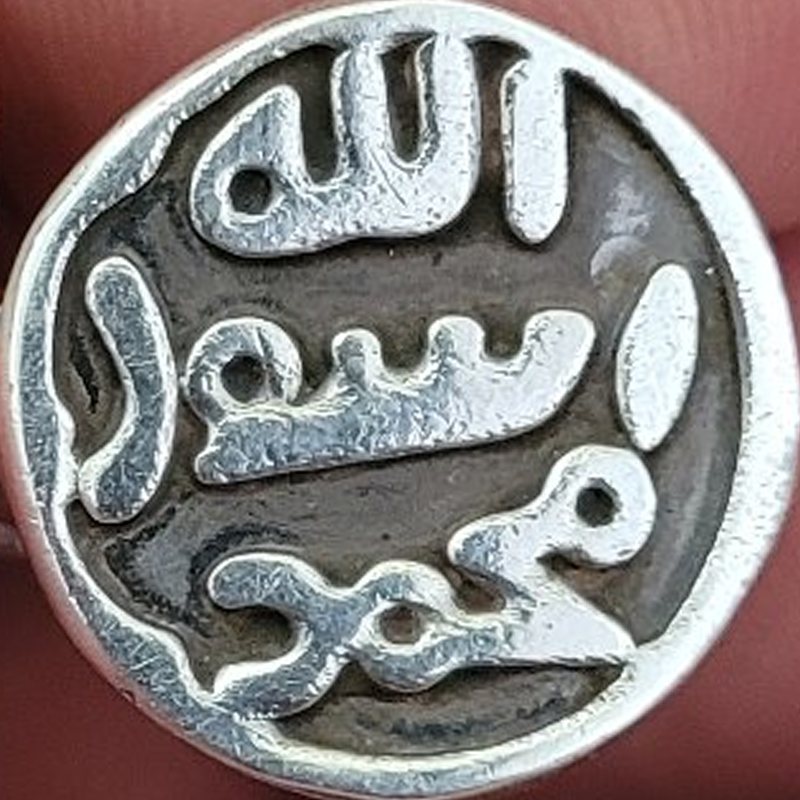
#> input picture extracted/face-crop.png, 800 x 800 px
$ python inscription.py
#> lines starting #> are read from the running program, lines starting #| are printed output that depends on the picture; after the words box and inside, x2 and y2 are one past the last pixel; in counts of white or black regions, pixels touching at a corner belong together
# /// script
# requires-python = ">=3.11,<3.13"
# dependencies = ["opencv-python-headless", "numpy", "shapely"]
# ///
"""The seal inscription, redrawn as even-width strokes, written out for Blender.

Coordinates are on a 1000 x 1000 square inscribed in the bezel's outer edge,
y down, laid over the rectified photo `extracted/face-crop.png`. Every letter
is a centreline swept with a round pen, so stroke width, terminals and joins
are uniform. That keeps every section castable: no hairlines, no pinholes.

Outputs in `extracted/`:
  face-inscription.json  letter and back-pocket outlines in mm, read by `build_ring.py`
  face-inscription.svg   the same outlines, for any vector tool
  face-overlay.png       outlines over the photo, to check the drawing
"""

import json
from pathlib import Path

import numpy as np
from shapely.geometry import LineString, MultiPolygon, Point, Polygon
from shapely.ops import unary_union

ROOT = Path(__file__).resolve().parent.parent
SIZE = 1000
CENTRE = (500, 500)
FACE_MM = 17.0

PEN = 72
FIELD_R = 432
LAYOUT_SCALE = 0.86
COUNTER_R = 28
POCKET_INSET_MM = 0.3
POCKET_MIN_HALF_MM = 0.25


def fit(p):
    """Pull a drawing point towards the centre so the inscription clears the rim."""
    return (CENTRE[0] + (p[0] - CENTRE[0]) * LAYOUT_SCALE, CENTRE[1] + (p[1] - CENTRE[1]) * LAYOUT_SCALE)


def smooth(pts, samples=10):
    """Open Catmull-Rom through the points, so a stroke bends instead of kinking."""
    p = np.asarray([pts[0], *pts, pts[-1]], dtype=float)
    out = []
    for i in range(1, len(p) - 2):
        p0, p1, p2, p3 = p[i - 1], p[i], p[i + 1], p[i + 2]
        for t in np.linspace(0, 1, samples, endpoint=False):
            out.append(
                0.5
                * (2 * p1 + (-p0 + p2) * t + (2 * p0 - 5 * p1 + 4 * p2 - p3) * t * t + (-p0 + 3 * p1 - 3 * p2 + p3) * t**3)
            )
    out.append(p[-2])
    return [tuple(q) for q in out]


def stroke(*pts, w=PEN):
    line = smooth(pts) if len(pts) > 2 else list(pts)
    return LineString([fit(p) for p in line]).buffer(w / 2, quad_segs=24)


def blob(c, r):
    return Point(fit(c)).buffer(r, quad_segs=32)


def loop(c, r):
    """Disc of a looped letter; its counter is cut once the word is assembled."""
    return blob(c, r)


def word(parts, counters):
    shape = unary_union(parts)
    for c in counters:
        shape = shape.difference(blob(c, COUNTER_R))
    return shape


def word_allah():
    alif = stroke((672, 96), (668, 282))
    lam1 = stroke((430, 84), (432, 254))
    lam2 = stroke((536, 74), (542, 254))
    base = stroke((300, 274), (450, 272), (550, 260))
    ha = loop((308, 222), 68)
    hook = stroke((292, 168), (322, 140), (358, 128))
    return [alif, word([lam1, lam2, base, ha, hook], [(308, 222)])]


def word_rasul():
    ra = stroke((826, 362), (818, 488), w=80)
    lam = stroke((152, 344), (168, 420), (162, 520), (148, 616))
    base = stroke((278, 566), (480, 542), (690, 496))
    teeth = [stroke((450, 534), (448, 436)), stroke((566, 514), (564, 424))]
    sad = stroke((668, 494), (700, 426), (716, 420), w=86)
    waw = loop((304, 472), 64)
    return [ra, lam, word([base, *teeth, sad, waw], [(304, 472)])]


def word_muhammad():
    mim1 = loop((736, 652), 68)
    neck = stroke((686, 690), (620, 718))
    ha_diag = stroke((616, 724), (690, 766), (762, 808))
    ha_base = stroke((584, 818), (680, 820), (768, 814))
    mim2 = loop((505, 776), 60)
    dal = stroke((268, 694), (300, 708), (372, 710), (452, 742))
    tail = stroke((456, 816), (380, 838), (300, 850), (266, 840))
    return [word([mim1, neck, ha_diag, ha_base, mim2, dal, tail], [(736, 652), (505, 776)])]


def letters() -> MultiPolygon:
    shapes = unary_union(word_allah() + word_rasul() + word_muhammad())
    polys = shapes.geoms if isinstance(shapes, MultiPolygon) else [shapes]
    # Where strokes cross they can trap slivers smaller than a counter: fill them,
    # they would only trap investment in the casting.
    min_hole = 0.8 * np.pi * COUNTER_R**2
    clean = [Polygon(p.exterior, [h for h in p.interiors if Polygon(h).area > min_hole]) for p in polys]
    return MultiPolygon(clean)


def to_mm(x: float, y: float) -> tuple[float, float]:
    return ((x - CENTRE[0]) / SIZE * FACE_MM, -(y - CENTRE[1]) / SIZE * FACE_MM)


def polygons_json(shapes: MultiPolygon, tolerance: float = 0.6) -> list[dict]:
    out = []
    for poly in shapes.geoms:
        poly = poly.simplify(tolerance)
        out.append(
            {
                "outline": [to_mm(x, y) for x, y in list(poly.exterior.coords)[:-1]],
                "holes": [[to_mm(x, y) for x, y in list(h.coords)[:-1]] for h in poly.interiors],
            }
        )
    return out


def svg(shapes: MultiPolygon) -> str:
    def path(coords):
        return "M" + " L".join(f"{x:.1f},{y:.1f}" for x, y in coords) + " Z"

    body = [
        f'<circle cx="{CENTRE[0]}" cy="{CENTRE[1]}" r="{SIZE / 2}" fill="none" stroke="black"/>',
        f'<circle cx="{CENTRE[0]}" cy="{CENTRE[1]}" r="{FIELD_R}" fill="none" stroke="black"/>',
    ]
    for p in shapes.geoms:
        d = " ".join(path(r.coords) for r in [p.exterior, *p.interiors])
        body.append(f'<path d="{d}" fill-rule="evenodd"/>')
    return (
        f'<svg xmlns="http://www.w3.org/2000/svg" width="{SIZE}" height="{SIZE}" '
        f'viewBox="0 0 {SIZE} {SIZE}">\n' + "\n".join(body) + "\n</svg>\n"
    )


def overlay(shapes: MultiPolygon, path: Path) -> None:
    import cv2

    img = cv2.resize(cv2.imread(str(ROOT / "extracted" / "face-crop.png")), (SIZE, SIZE))
    paint = img.copy()
    for p in shapes.geoms:
        cv2.fillPoly(paint, [np.asarray(r.coords, np.int32) for r in [p.exterior, *p.interiors]], (0, 200, 255))
    cv2.circle(paint, CENTRE, FIELD_R, (255, 0, 255), 3)
    cv2.imwrite(str(path), cv2.addWeighted(img, 0.45, paint, 0.55, 0))


def main() -> None:
    out = ROOT / "extracted"
    shapes = letters()
    # The back of the face plate is pocketed under each letter so the plate is one
    # thickness throughout. The inset keeps a wall round each pocket.
    inset = POCKET_INSET_MM / FACE_MM * SIZE
    # Opening drops any sliver narrower than 2 * POCKET_MIN_HALF_MM: it would not
    # fill with investment and would self-intersect when its edges are rounded.
    half = POCKET_MIN_HALF_MM / FACE_MM * SIZE
    pockets = shapes.buffer(-inset - half, quad_segs=16).buffer(half, quad_segs=16)
    pockets = pockets if isinstance(pockets, MultiPolygon) else MultiPolygon([pockets])
    pockets = MultiPolygon([p for p in pockets.geoms if p.area > (2 * inset) ** 2])
    data = {
        "face_mm": FACE_MM,
        "field_radius_mm": FIELD_R / SIZE * FACE_MM,
        "letters": polygons_json(shapes),
        "pockets": polygons_json(pockets),
    }
    (out / "face-inscription.json").write_text(json.dumps(data, indent=1))
    (out / "face-inscription.svg").write_text(svg(shapes))
    overlay(shapes, out / "face-overlay.png")
#> after the loop in overlay, `for p in shapes.geoms:`:
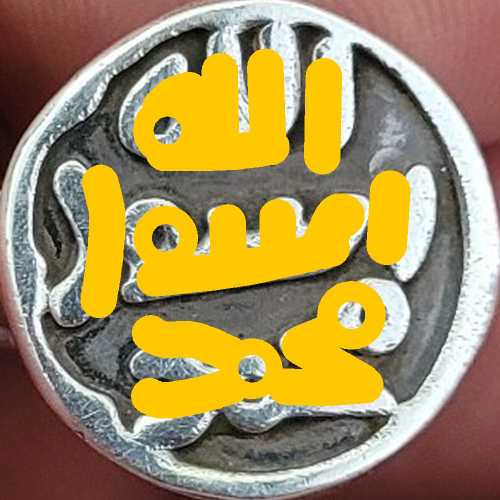
#> paint: shape (1000, 1000, 3) (shown at 1/2 size); mean B, G, R 90.6, 139.6, 161.6
#> in overlay, `cv2.circle(paint, CENTRE, FIELD_R, (255, 0, 255), 3)`:
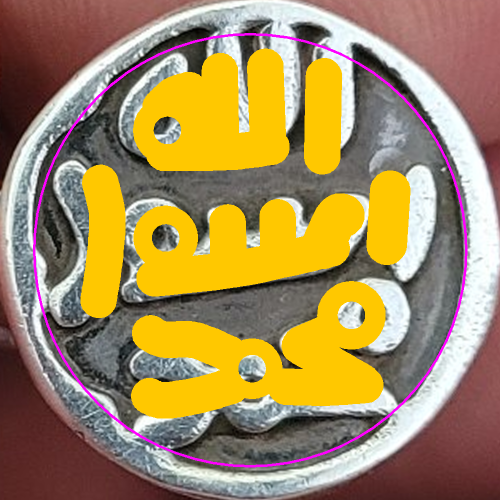
#> paint: shape (1000, 1000, 3) (shown at 1/2 size); 1.34% of pixels changed, all inside (x1, y1, x2, y2) = (66, 66, 935, 935)
#> in overlay, `cv2.imwrite(str(path), cv2.addWeighted(img, 0.45, paint, 0.55, 0))`:
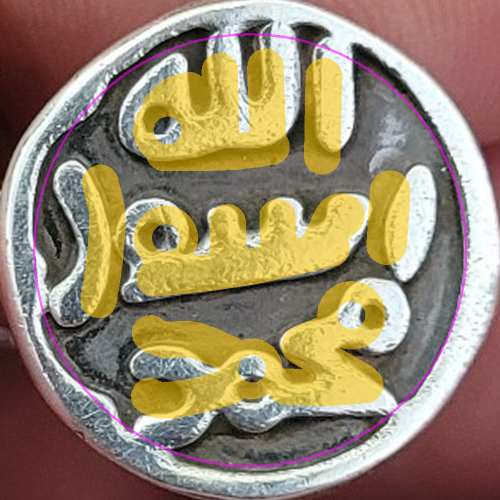
#> saved as face-overlay.png: shape (1000, 1000, 3) (shown at 1/2 size); mean B, G, R 108.3, 133.8, 150.9
    pen_mm = PEN / SIZE * FACE_MM
    print(f"{len(shapes.geoms)} letter shapes, pen {pen_mm:.2f} mm, counters {2 * COUNTER_R / SIZE * FACE_MM:.2f} mm")


if __name__ == "__main__":
    main()

$ run again, with extracted/01-band-front-overlap.png copied over extracted/face-crop.png
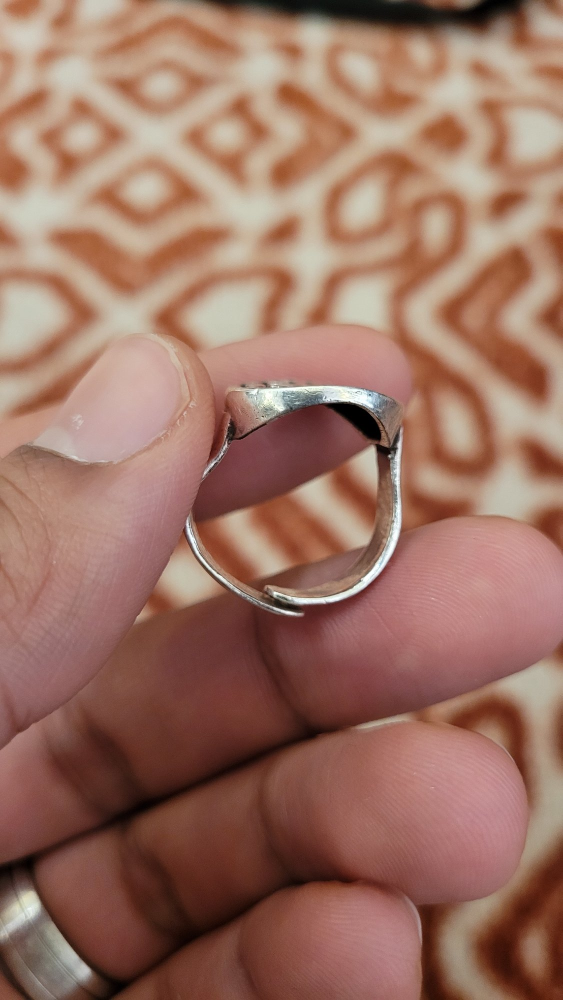
#> input picture extracted/01-band-front-overlap.png, 1125 x 2000 px (shown at 1/2 size)
#> in overlay, `cv2.circle(paint, CENTRE, FIELD_R, (255, 0, 255), 3)`:
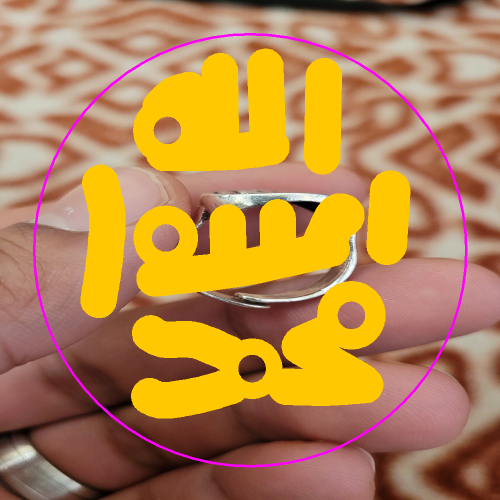
#> paint: shape (1000, 1000, 3) (shown at 1/2 size); mean B, G, R 77.2, 133.1, 180.6
#> in overlay, `cv2.imwrite(str(path), cv2.addWeighted(img, 0.45, paint, 0.55, 0))`:
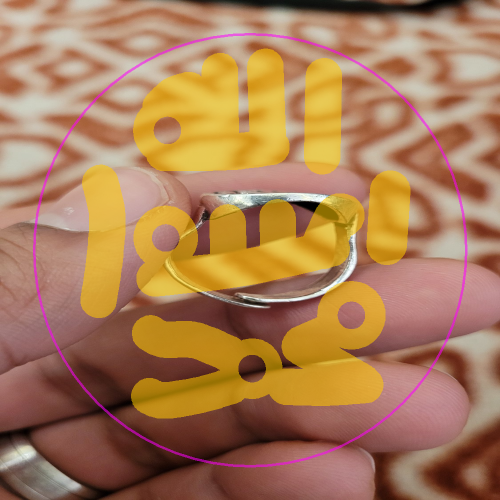
#> saved as face-overlay.png: shape (1000, 1000, 3) (shown at 1/2 size); mean B, G, R 87, 124.6, 169.6

$ run again, with extracted/03-underside-bezel.png copied over extracted/face-crop.png
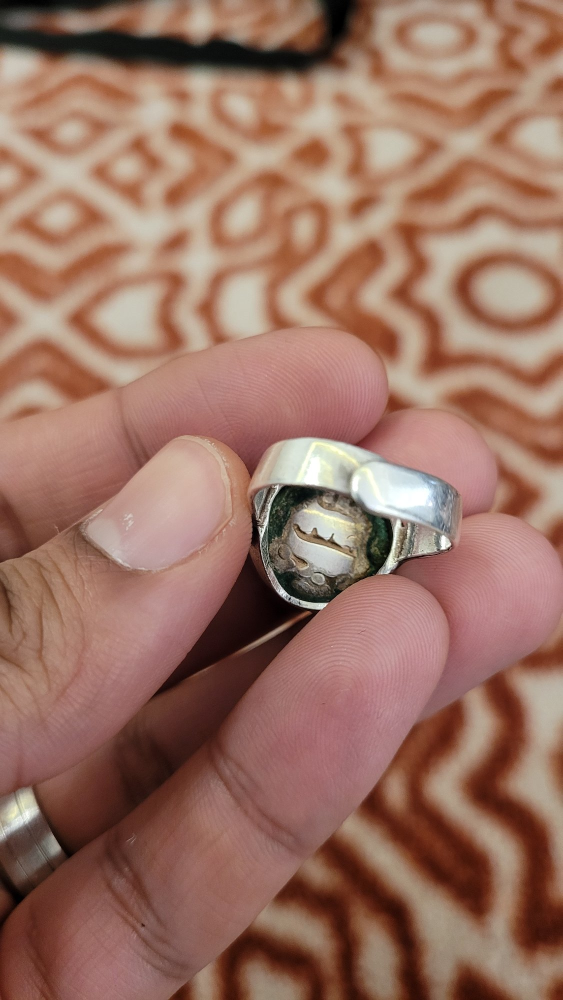
#> input picture extracted/03-underside-bezel.png, 1125 x 2000 px (shown at 1/2 size)
#> in overlay, `cv2.circle(paint, CENTRE, FIELD_R, (255, 0, 255), 3)`:
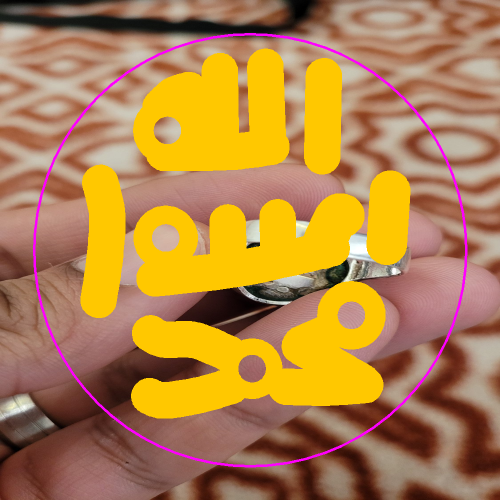
#> paint: shape (1000, 1000, 3) (shown at 1/2 size); mean B, G, R 74.3, 130.7, 177.2
#> in overlay, `cv2.imwrite(str(path), cv2.addWeighted(img, 0.45, paint, 0.55, 0))`:
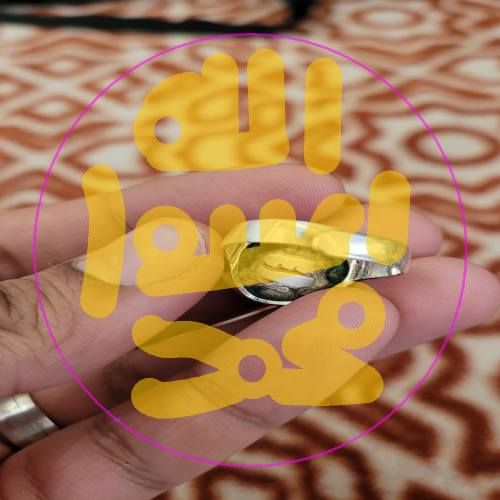
#> saved as face-overlay.png: shape (1000, 1000, 3) (shown at 1/2 size); mean B, G, R 85.4, 123.3, 166.9
